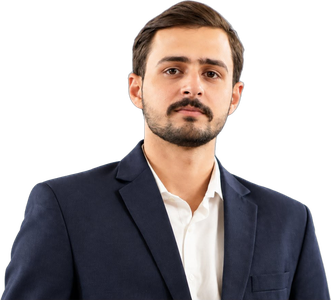
#> input picture assets/portrait-connect.png, 331 x 300 px
$ python portrait.py ../portrait-connect.png
#> lines starting #> are read from the running program, lines starting #| are printed output that depends on the picture; after the words box and inside, x2 and y2 are one past the last pixel; in counts of white or black regions, pixels touching at a corner belong together
"""Stage 1: photo + logo outlines -> dot data (.npy). Source of truth for the banner.

    python portrait.py photo.jpg     # writes data/*.npy and prints quality metrics

The source photo is intentionally not committed; data/*.npy is the source of truth.
"""
import sys
from pathlib import Path

import numpy as np
from PIL import Image, ImageEnhance, ImageFilter, ImageOps
from scipy import ndimage
from scipy.optimize import linear_sum_assignment
from scipy.spatial import cKDTree

GW, GH = 300, 340            # dither grid
N_TRAVEL = 900
OUT = Path(__file__).parent / "data"
rng = np.random.default_rng(7)


def crop_head_shoulders(im):
    # Head + shoulders, not a tight face crop. Face centre in the source is ~x=820.
    w, h = im.size
    ch = h
    cw = int(ch * GW / GH)
    cx = 820
    return im.crop((cx - cw // 2, 0, cx + cw // 2, ch))


def subject_mask(rgb):
    """Background = near the backdrop colour (sampled from the top corners)."""
    a = np.asarray(rgb).astype(float)
    bg = np.concatenate([a[:12, :12].reshape(-1, 3), a[:12, -12:].reshape(-1, 3)]).mean(0)
    dist = np.linalg.norm(a - bg, axis=2)
    m = dist > 28
    m = ndimage.binary_closing(m, iterations=3)
    m = ndimage.binary_fill_holes(m)
    lab, n = ndimage.label(m)
    if n > 1:
        sizes = ndimage.sum(m, lab, range(1, n + 1))
        m = lab == (1 + int(np.argmax(sizes)))
    return m


def prep_gray(rgb):
    g = ImageOps.grayscale(rgb)
    g = ImageOps.autocontrast(g, cutoff=1)
    g = ImageEnhance.Contrast(g).enhance(1.3)
    g = g.filter(ImageFilter.UnsharpMask(radius=3, percent=140))
    return np.asarray(g).astype(float) / 255.0


def fs_dither(v, mask=None):
    """1-bit Floyd-Steinberg, serpentine. v in [0,1]; returns bool 'ink' where v rounds to 1.
    With a mask, error never diffuses outside it (hard-clears bleed at the edge)."""
    v = v.copy()
    h, w = v.shape
    out = np.zeros_like(v, dtype=bool)
    for y in range(h):
        xs = range(w) if y % 2 == 0 else range(w - 1, -1, -1)
        d = 1 if y % 2 == 0 else -1
        for x in xs:
            if mask is not None and not mask[y, x]:
                continue
            old = v[y, x]
            new = 1.0 if old >= 0.5 else 0.0
            out[y, x] = new > 0
            e = old - new
            for dx, dy, wgt in ((d, 0, 7 / 16), (-d, 1, 3 / 16), (0, 1, 5 / 16), (d, 1, 1 / 16)):
                nx, ny = x + dx, y + dy
                if 0 <= nx < w and ny < h and (mask is None or mask[ny, nx]):
                    v[ny, nx] += e * wgt
    return out


# [51 lines left out: functions logo_points, ot_match, evenness, straightness, not called in this run]


def main(photo):
#> called with photo = '../portrait-connect.png'
    OUT.mkdir(exist_ok=True)
    im = Image.open(photo).convert("RGB")
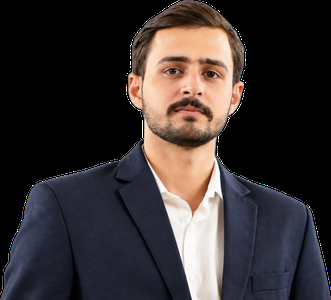
#> im: PIL image 331x300 RGB; mean R, G, B 55.7, 48.9, 49.2
    crop = crop_head_shoulders(im).resize((GW, GH), Image.LANCZOS)
#> in crop_head_shoulders, `return im.crop((cx - cw // 2, 0, cx + cw // 2, ch))`: returned value: PIL image 264x300 RGB; every value is 0
#> crop: PIL image 300x340 RGB; every value is 0
    gray = prep_gray(crop)
#> in prep_gray, `g = ImageOps.grayscale(rgb)`: g: PIL image 300x340 L; every value is 0
#> in prep_gray, `return np.asarray(g).astype(float) / 255.0`: returned value: shape (340, 300) float64; every value is 0
    mask = subject_mask(crop)
#> in subject_mask, `a = np.asarray(rgb).astype(float)`: a: shape (340, 300, 3) float64; every value is 0
#> in subject_mask, `bg = np.concatenate([a[:12, :12].reshape(-1, 3), a[:12, -12:].reshape(..`: bg = [0, 0, 0]
#> in subject_mask, `lab, n = ndimage.label(m)`: lab: shape (340, 300) int32; every value is 0
#> in subject_mask, `lab, n = ndimage.label(m)`: n = 0

    # Dark mode: dots = lit parts of the subject only. Light mode: dots = dark parts of the photo.
    dark = fs_dither(gray, mask) & mask
    # Cap ink density at ~70% so large dark areas (the suit) keep dither texture instead of going solid
    light = fs_dither((1.0 - gray) * 0.7)
#> in fs_dither (call 2), `v = v.copy()`: v: shape (340, 300) float64; every value is 0.7
#> after the loop in fs_dither (call 2), `for y in range(h):`:
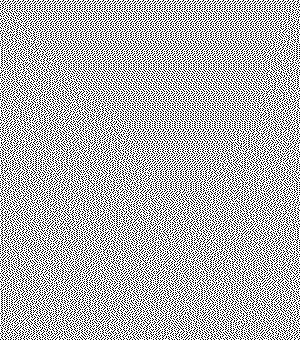
#> out: shape (340, 300) bool; 70% white; black in thin lines or dots
#> after the loop in fs_dither (call 2), `for y in range(h):`:
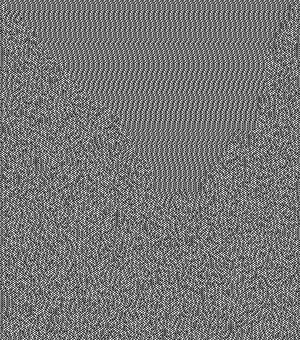
#> v: shape (340, 300) float64; min 0.224, max 1.06, mean 0.613; drawn with min black and max white
    np.save(OUT / "dark.npy", dark)
    np.save(OUT / "light.npy", light)
    np.save(OUT / "mask.npy", mask)
    print(f"dots: dark {dark.sum():,} · light {light.sum():,} · subject {mask.mean():.0%} of frame")
#| dots: dark 0 · light 71,428 · subject 0% of frame

    for name, d in (("dark", dark), ("light", light)):
        ys, xs = np.nonzero(d)
#> ys = empty array; xs = empty array
        xy = np.stack([xs, ys], 1)
#> xy = empty array
        # Intro: 60 interleaved random groups (never spatial)
        intro = rng.integers(0, 60, len(xy))
#> intro = empty array
        # Loop drift bands: per-dot noise (sigma 4) BEFORE grouping, or quantised linear drift = grid
        noisy = xy + rng.normal(0, 4, xy.shape)
#> noisy = empty array
        # Irregular cells: nearest of 94 random seeds (Voronoi), so seams are never axis-aligned
#> (the run stopped early here; a loop or call above may not have finished)

$ run again, on assets/src/screens/aes-dashboard.jpg
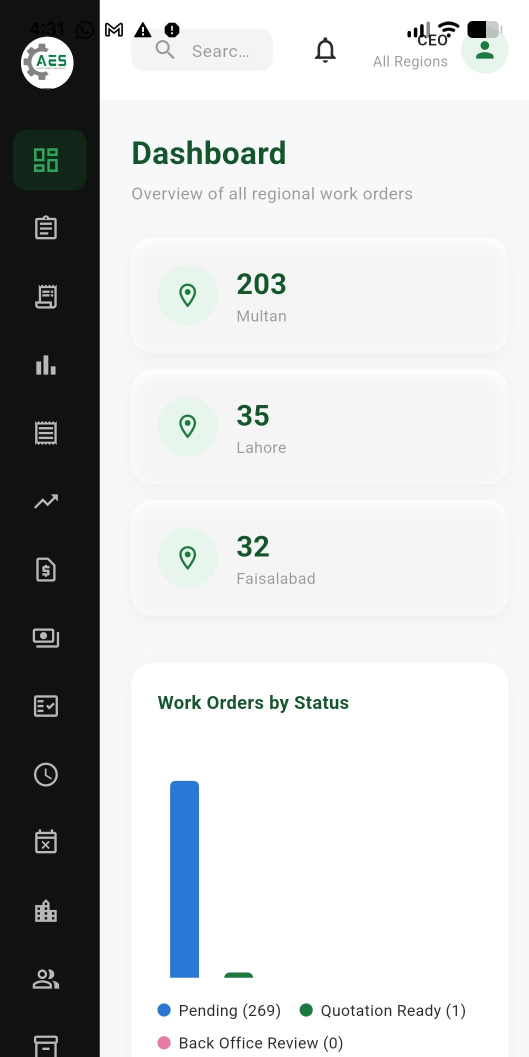
#> input picture assets/src/screens/aes-dashboard.jpg, 1057 x 2114 px (shown at 1/2 size)
#> in main, im is the input picture: PIL image 1057x2114 RGB; mean R, G, B 201.5, 203.9, 204.5
#> bg = [0, 0, 0]
#> in subject_mask, `m = ndimage.binary_closing(m, iterations=3)`:
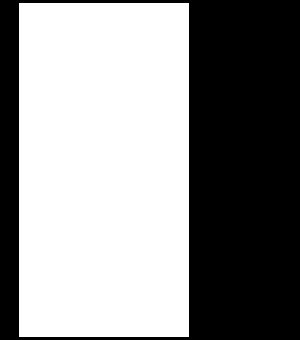
#> m: shape (340, 300) bool; 55.7% white; 1 black region, box (x1, y1, x2, y2) and area: (0, 0, 300, 340) 45220
#> n = 1
#| dots: dark 45,348 · light 39,101 · subject 56% of frame
#> xy = 45348 pairs, first value 25 to 187, second value 3 to 336
#> noisy = 45348 pairs, first value 19.06 to 201.1, second value -9.9 to 347.9
#> seeds = 94 pairs, first value 45.56 to 186.8, second value 4.86 to 327.3
#> total = [2202, 2235, 2231, 2040, 5977, 6235, 6179, 5671, 3022, 3230, 3230, 3096, 0, 0, 0, 0]
#> the loop in evenness, `for g in np.unique(groups):` made 60 passes
#> after the loop in evenness, `for g in np.unique(groups):`: cvs = 60 values, max 0.0747 at index 4, min 0.0206 at index 41, mean 0.0457
#> hb: shape (340, 299) bool; 14.3% white in thin lines or dots, all inside (x1, y1, x2, y2) = (29, 3, 187, 337)
#> in straightness, `vb = (grid[1:, :] != grid[:-1, :]) & (grid[1:, :] >= 0) & (grid[:-1, :..`:
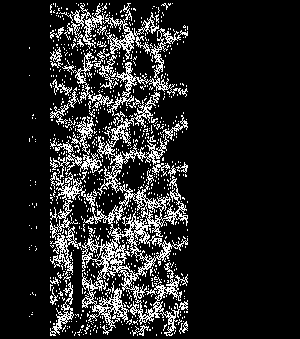
#> vb: shape (339, 300) bool; 14.3% white in thin lines or dots, all inside (x1, y1, x2, y2) = (29, 3, 188, 336)
#> straight = 13170
#|   dark: evenness 0.046 (good ≈0.05) · straight-boundary 0.113 (organic ≈0.01, grid ≈0.17) · bands 94
#> start = 900 pairs, first value 26 to 187, second value 3 to 336
